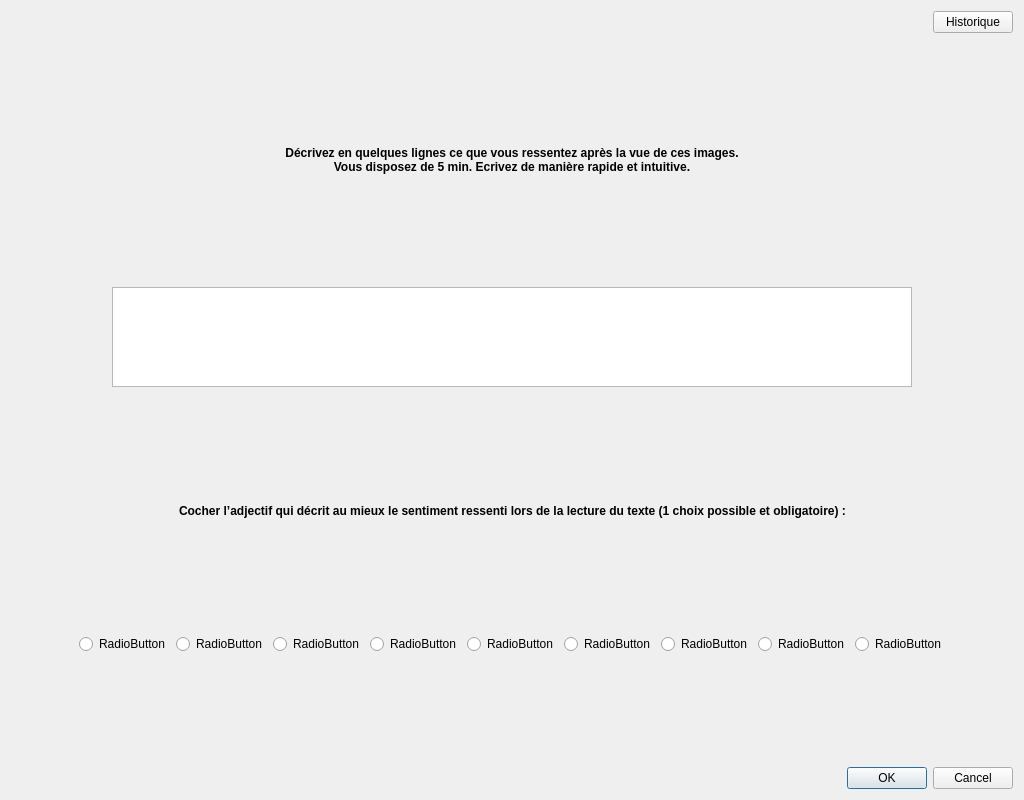
<?xml version="1.0" encoding="UTF-8"?>
<ui version="4.0">
 <class>Dialog</class>
 <widget class="QDialog" name="Dialog">
  <property name="geometry">
   <rect>
    <x>0</x>
    <y>0</y>
    <width>1024</width>
    <height>800</height>
   </rect>
  </property>
  <property name="windowTitle">
   <string>Dialog</string>
  </property>
  <layout class="QVBoxLayout" name="verticalLayout">
   <item>
    <layout class="QHBoxLayout" name="horizontalLayout">
     <item>
      <spacer name="horizontalSpacer_6">
       <property name="orientation">
        <enum>Qt::Horizontal</enum>
       </property>
       <property name="sizeHint" stdset="0">
        <size>
         <width>40</width>
         <height>20</height>
        </size>
       </property>
      </spacer>
     </item>
     <item>
      <widget class="QLabel" name="label_periode">
       <property name="font">
        <font>
         <weight>75</weight>
         <bold>true</bold>
        </font>
       </property>
       <property name="text">
        <string/>
       </property>
      </widget>
     </item>
     <item>
      <spacer name="horizontalSpacer">
       <property name="orientation">
        <enum>Qt::Horizontal</enum>
       </property>
       <property name="sizeHint" stdset="0">
        <size>
         <width>40</width>
         <height>20</height>
        </size>
       </property>
      </spacer>
     </item>
     <item>
      <widget class="QPushButton" name="pushButton_historique">
       <property name="text">
        <string>Historique</string>
       </property>
      </widget>
     </item>
    </layout>
   </item>
   <item>
    <spacer name="verticalSpacer_2">
     <property name="orientation">
      <enum>Qt::Vertical</enum>
     </property>
     <property name="sizeHint" stdset="0">
      <size>
       <width>20</width>
       <height>40</height>
      </size>
     </property>
    </spacer>
   </item>
   <item>
    <layout class="QHBoxLayout" name="horizontalLayout_3">
     <item>
      <spacer name="horizontalSpacer_5">
       <property name="orientation">
        <enum>Qt::Horizontal</enum>
       </property>
       <property name="sizeHint" stdset="0">
        <size>
         <width>40</width>
         <height>20</height>
        </size>
       </property>
      </spacer>
     </item>
     <item>
      <widget class="QLabel" name="label_decision">
       <property name="font">
        <font>
         <weight>75</weight>
         <bold>true</bold>
        </font>
       </property>
       <property name="text">
        <string>Décrivez en quelques lignes ce que vous ressentez après la vue de ces images. 
Vous disposez de 5 min. Ecrivez de manière rapide et intuitive.</string>
       </property>
       <property name="alignment">
        <set>Qt::AlignCenter</set>
       </property>
      </widget>
     </item>
     <item>
      <spacer name="horizontalSpacer_4">
       <property name="orientation">
        <enum>Qt::Horizontal</enum>
       </property>
       <property name="sizeHint" stdset="0">
        <size>
         <width>40</width>
         <height>20</height>
        </size>
       </property>
      </spacer>
     </item>
    </layout>
   </item>
   <item>
    <spacer name="verticalSpacer_3">
     <property name="orientation">
      <enum>Qt::Vertical</enum>
     </property>
     <property name="sizeHint" stdset="0">
      <size>
       <width>20</width>
       <height>40</height>
      </size>
     </property>
    </spacer>
   </item>
   <item>
    <layout class="QHBoxLayout" name="horizontalLayout_4">
     <item>
      <widget class="QTextEdit" name="textEdit_ressenti">
       <property name="minimumSize">
        <size>
         <width>800</width>
         <height>100</height>
        </size>
       </property>
       <property name="maximumSize">
        <size>
         <width>800</width>
         <height>100</height>
        </size>
       </property>
      </widget>
     </item>
    </layout>
   </item>
   <item>
    <spacer name="verticalSpacer_6">
     <property name="orientation">
      <enum>Qt::Vertical</enum>
     </property>
     <property name="sizeHint" stdset="0">
      <size>
       <width>20</width>
       <height>40</height>
      </size>
     </property>
    </spacer>
   </item>
   <item>
    <layout class="QHBoxLayout" name="horizontalLayout_6">
     <item>
      <spacer name="horizontalSpacer_7">
       <property name="orientation">
        <enum>Qt::Horizontal</enum>
       </property>
       <property name="sizeHint" stdset="0">
        <size>
         <width>40</width>
         <height>20</height>
        </size>
       </property>
      </spacer>
     </item>
     <item>
      <widget class="QLabel" name="label_2">
       <property name="font">
        <font>
         <weight>75</weight>
         <bold>true</bold>
        </font>
       </property>
       <property name="text">
        <string>Cocher l’adjectif qui décrit au mieux le sentiment ressenti lors de la lecture du texte (1 choix possible et obligatoire) :</string>
       </property>
      </widget>
     </item>
     <item>
      <spacer name="horizontalSpacer_8">
       <property name="orientation">
        <enum>Qt::Horizontal</enum>
       </property>
       <property name="sizeHint" stdset="0">
        <size>
         <width>40</width>
         <height>20</height>
        </size>
       </property>
      </spacer>
     </item>
    </layout>
   </item>
   <item>
    <spacer name="verticalSpacer_7">
     <property name="orientation">
      <enum>Qt::Vertical</enum>
     </property>
     <property name="sizeHint" stdset="0">
      <size>
       <width>20</width>
       <height>40</height>
      </size>
     </property>
    </spacer>
   </item>
   <item>
    <layout class="QHBoxLayout" name="horizontalLayout_7">
     <item>
      <spacer name="horizontalSpacer_9">
       <property name="orientation">
        <enum>Qt::Horizontal</enum>
       </property>
       <property name="sizeHint" stdset="0">
        <size>
         <width>40</width>
         <height>20</height>
        </size>
       </property>
      </spacer>
     </item>
     <item>
      <widget class="QRadioButton" name="radioButton_adj1">
       <property name="text">
        <string>RadioButton</string>
       </property>
      </widget>
     </item>
     <item>
      <widget class="QRadioButton" name="radioButton_adj2">
       <property name="text">
        <string>RadioButton</string>
       </property>
      </widget>
     </item>
     <item>
      <widget class="QRadioButton" name="radioButton_adj3">
       <property name="text">
        <string>RadioButton</string>
       </property>
      </widget>
     </item>
     <item>
      <widget class="QRadioButton" name="radioButton_adj4">
       <property name="text">
        <string>RadioButton</string>
       </property>
      </widget>
     </item>
     <item>
      <widget class="QRadioButton" name="radioButton_adj5">
       <property name="text">
        <string>RadioButton</string>
       </property>
      </widget>
     </item>
     <item>
      <widget class="QRadioButton" name="radioButton_adj6">
       <property name="text">
        <string>RadioButton</string>
       </property>
      </widget>
     </item>
     <item>
      <widget class="QRadioButton" name="radioButton_adj7">
       <property name="text">
        <string>RadioButton</string>
       </property>
      </widget>
     </item>
     <item>
      <widget class="QRadioButton" name="radioButton_adj8">
       <property name="text">
        <string>RadioButton</string>
       </property>
      </widget>
     </item>
     <item>
      <widget class="QRadioButton" name="radioButton_adj9">
       <property name="text">
        <string>RadioButton</string>
       </property>
      </widget>
     </item>
     <item>
      <spacer name="horizontalSpacer_10">
       <property name="orientation">
        <enum>Qt::Horizontal</enum>
       </property>
       <property name="sizeHint" stdset="0">
        <size>
         <width>40</width>
         <height>20</height>
        </size>
       </property>
      </spacer>
     </item>
    </layout>
   </item>
   <item>
    <spacer name="verticalSpacer_4">
     <property name="orientation">
      <enum>Qt::Vertical</enum>
     </property>
     <property name="sizeHint" stdset="0">
      <size>
       <width>20</width>
       <height>40</height>
      </size>
     </property>
    </spacer>
   </item>
   <item>
    <widget class="QDialogButtonBox" name="buttonBox">
     <property name="orientation">
      <enum>Qt::Horizontal</enum>
     </property>
     <property name="standardButtons">
      <set>QDialogButtonBox::Cancel|QDialogButtonBox::Ok</set>
     </property>
    </widget>
   </item>
  </layout>
 </widget>
 <resources/>
 <connections/>
</ui>
